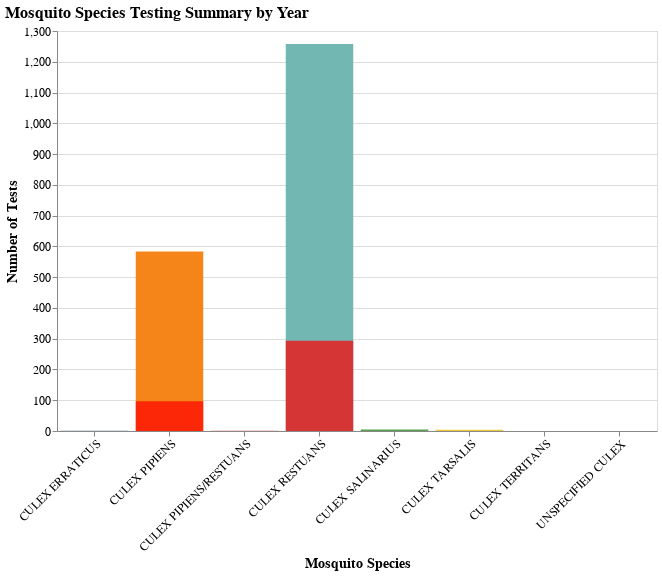

Source (notebook cell):
### Code cell
import altair as alt

# Create a dropdown for year selection
year_dropdown = alt.binding_select(
    options=[None] + labels,
    labels= ['All'] + [str(l) for l in labels],
    name='Select Year: '
)
year_selection = alt.selection_point(
    fields=['Year'],
    bind=year_dropdown,
    value=[{'Year': species_summary['Year'].max()}]  # Default to most recent year
)

# Base chart
base = alt.Chart(species_summary).add_params(
    year_selection
).transform_filter(
    year_selection
)

# Grouped bar chart: Total tests and positive tests
bar_chart = base.mark_bar().encode(
    x=alt.X('Species:N', 
            sort=species_order,
            scale=alt.Scale(domain=species_order),
            axis=alt.Axis(labelAngle=-45, title='Mosquito Species')),
    y=alt.Y('Total_Tests:Q', 
            title='Number of Tests'),
    color=alt.Color('Species:N', legend=None),
    tooltip=[
        alt.Tooltip('Species:N', title='Species'),
        alt.Tooltip('Year:Q', title='Year'),
        alt.Tooltip('Total_Tests:Q', title='Total Tests', format=','),
        alt.Tooltip('Positive_Tests:Q', title='Positive Tests', format=','),
        alt.Tooltip('Positive_Rate:Q', title='Positive Rate (%)', format='.2f'),
        alt.Tooltip('Total_Mosquitoes:Q', title='Total Mosquitoes', format=',')
    ]
).properties(
    width=600,
    height=400,
    title='Mosquito Species Testing Summary by Year'
)

# Overlay positive tests as a different mark
positive_bar = base.mark_bar(opacity=0.7).encode(
    x=alt.X('Species:N', sort=species_order, scale=alt.Scale(domain=species_order)),
    y=alt.Y('Positive_Tests:Q'),
    color=alt.value('red')
)

# Combine
species_viz = (bar_chart + positive_bar).configure_axis(
    labelFontSize=12,
    titleFontSize=14
).configure_title(
    fontSize=16,
    anchor='start'
)

# Save
species_viz.save('species_comparison.html')
print("Species visualization saved!")
species_viz.show()

### Figure 1 — Vega-Lite specification as saved in the notebook (floating-point values rounded to 4 significant figures)
{"config": {"view": {"continuousWidth": 300, "continuousHeight": 300}, "axis": {"labelFontSize": 12, "titleFontSize": 14}, "title": {"anchor": "start", "fontSize": 16}}, "layer": [{"mark": {"type": "bar"}, "encoding": {"color": {"field": "Species", "legend": null, "type": "nominal"}, "tooltip": [{"field": "Species", "title": "Species", "type": "nominal"}, {"field": "Year", "title": "Year", "type": "quantitative"}, {"field": "Total_Tests", "format": ",", "title": "Total Tests", "type": "quantitative"}, {"field": "Positive_Tests", "format": ",", "title": "Positive Tests", "type": "quantitative"}, {"field": "Positive_Rate", "format": ".2f", "title": "Positive Rate (%)", "type": "quantitative"}, {"field": "Total_Mosquitoes", "format": ",", "title": "Total Mosquitoes", "type": "quantitative"}], "x": {"axis": {"labelAngle": -45, "title": "Mosquito Species"}, "field": "Species", "scale": {"domain": ["CULEX ERRATICUS", "CULEX PIPIENS", "CULEX PIPIENS/RESTUANS", "CULEX RESTUANS", "CULEX SALINARIUS", "CULEX TARSALIS", "CULEX TERRITANS", "UNSPECIFIED CULEX"]}, "sort": ["CULEX ERRATICUS", "CULEX PIPIENS", "CULEX PIPIENS/RESTUANS", "CULEX RESTUANS", "CULEX SALINARIUS", "CULEX TARSALIS", "CULEX TERRITANS", "UNSPECIFIED CULEX"], "type": "nominal"}, "y": {"field": "Total_Tests", "title": "Number of Tests", "type": "quantitative"}}, "name": "view_bc51fe84d312180e_0", "title": "Mosquito Species Testing Summary by Year", "transform": [{"filter": {"param": "param_73e69e350e7512c8"}}]}, {"mark": {"type": "bar", "opacity": 0.7}, "encoding": {"color": {"value": "red"}, "x": {"field": "Species", "scale": {"domain": ["CULEX ERRATICUS", "CULEX PIPIENS", "CULEX PIPIENS/RESTUANS", "CULEX RESTUANS", "CULEX SALINARIUS", "CULEX TARSALIS", "CULEX TERRITANS", "UNSPECIFIED CULEX"]}, "sort": ["CULEX ERRATICUS", "CULEX PIPIENS", "CULEX PIPIENS/RESTUANS", "CULEX RESTUANS", "CULEX SALINARIUS", "CULEX TARSALIS", "CULEX TERRITANS", "UNSPECIFIED CULEX"], "type": "nominal"}, "y": {"field": "Positive_Tests", "type": "quantitative"}}, "transform": [{"filter": {"param": "param_73e69e350e7512c8"}}]}], "data": {"name": "data-91ba5713d16d56029e12647abfec4d91"}, "height": 400, "params": [{"name": "param_73e69e350e7512c8", "select": {"type": "point", "fields": ["Year"]}, "bind": {"input": "select", "options": [null, 2007, 2008, 2009, 2010, 2011, 2012, 2013, 2014, 2015, 2016, 2017, 2018, 2019, 2020, 2021, 2022, 2023, 2024, 2025], "labels": ["All", "2007", "2008", "2009", "2010", "2011", "2012", "2013", "2014", "2015", "2016", "2017", "2018", "2019", "2020", "2021", "2022", "2023", "2024", "2025"], "name": "Select Year: "}, "value": [{"Year": 2025.0}], "views": ["view_bc51fe84d312180e_0"]}], "width": 600, "$schema": "https://vega.github.io/schema/vega-lite/v6.1.0.json", "datasets": {"data-91ba5713d16d56029e12647abfec4d91": [{"Species": "CULEX ERRATICUS", "Year": 2013, "Total_Tests": 1, "Positive_Tests": 0, "Total_Mosquitoes": 7, "Positive_Rate": 0.0}, {"Species": "CULEX ERRATICUS", "Year": 2014, "Total_Tests": 7, "Positive_Tests": 0, "Total_Mosquitoes": 13, "Positive_Rate": 0.0}, {"Species": "CULEX ERRATICUS", "Year": 2015, "Total_Tests": 4, "Positive_Tests": 0, "Total_Mosquitoes": 18, "Positive_Rate": 0.0}, {"Species": "CULEX ERRATICUS", "Year": 2017, "Total_Tests": 4, "Positive_Tests": 0, "Total_Mosquitoes": 6, "Positive_Rate": 0.0}, {"Species": "CULEX ERRATICUS", "Year": 2020, "Total_Tests": 1, "Positive_Tests": 0, "Total_Mosquitoes": 2, "Positive_Rate": 0.0}, {"Species": "CULEX ERRATICUS", "Year": 2025, "Total_Tests": 1, "Positive_Tests": 0, "Total_Mosquitoes": 1, "Positive_Rate": 0.0}, {"Species": "CULEX PIPIENS", "Year": 2007, "Total_Tests": 1562, "Positive_Tests": 145, "Total_Mosquitoes": 35147, "Positive_Rate": 9.283}, {"Species": "CULEX PIPIENS", "Year": 2008, "Total_Tests": 307, "Positive_Tests": 6, "Total_Mosquitoes": 1051, "Positive_Rate": 1.954}, {"Species": "CULEX PIPIENS", "Year": 2009, "Total_Tests": 371, "Positive_Tests": 0, "Total_Mosquitoes": 867, "Positive_Rate": 0.0}, {"Species": "CULEX PIPIENS", "Year": 2010, "Total_Tests": 417, "Positive_Tests": 7, "Total_Mosquitoes": 1460, "Positive_Rate": 1.679}, {"Species": "CULEX PIPIENS", "Year": 2011, "Total_Tests": 261, "Positive_Tests": 6, "Total_Mosquitoes": 1336, "Positive_Rate": 2.299}, {"Species": "CULEX PIPIENS", "Year": 2012, "Total_Tests": 383, "Positive_Tests": 15, "Total_Mosquitoes": 1597, "Positive_Rate": 3.916}, {"Species": "CULEX PIPIENS", "Year": 2013, "Total_Tests": 464, "Positive_Tests": 87, "Total_Mosquitoes": 6597, "Positive_Rate": 18.75}, {"Species": "CULEX PIPIENS", "Year": 2014, "Total_Tests": 589, "Positive_Tests": 74, "Total_Mosquitoes": 7880, "Positive_Rate": 12.56}, {"Species": "CULEX PIPIENS", "Year": 2015, "Total_Tests": 194, "Positive_Tests": 10, "Total_Mosquitoes": 986, "Positive_Rate": 5.155}, {"Species": "CULEX PIPIENS", "Year": 2016, "Total_Tests": 175, "Positive_Tests": 32, "Total_Mosquitoes": 1623, "Positive_Rate": 18.29}, {"Species": "CULEX PIPIENS", "Year": 2017, "Total_Tests": 46, "Positive_Tests": 2, "Total_Mosquitoes": 207, "Positive_Rate": 4.348}, {"Species": "CULEX PIPIENS", "Year": 2018, "Total_Tests": 72, "Positive_Tests": 4, "Total_Mosquitoes": 355, "Positive_Rate": 5.556}, {"Species": "CULEX PIPIENS", "Year": 2019, "Total_Tests": 23, "Positive_Tests": 0, "Total_Mosquitoes": 102, "Positive_Rate": 0.0}, {"Species": "CULEX PIPIENS", "Year": 2020, "Total_Tests": 9, "Positive_Tests": 1, "Total_Mosquitoes": 61, "Positive_Rate": 11.11}, {"Species": "CULEX PIPIENS", "Year": 2021, "Total_Tests": 18, "Positive_Tests": 2, "Total_Mosquitoes": 92, "Positive_Rate": 11.11}, {"Species": "CULEX PIPIENS", "Year": 2022, "Total_Tests": 7, "Positive_Tests": 1, "Total_Mosquitoes": 40, "Positive_Rate": 14.29}, {"Species": "CULEX PIPIENS", "Year": 2023, "Total_Tests": 6, "Positive_Tests": 0, "Total_Mosquitoes": 57, "Positive_Rate": 0.0}, {"Species": "CULEX PIPIENS", "Year": 2024, "Total_Tests": 623, "Positive_Tests": 98, "Total_Mosquitoes": 8838, "Positive_Rate": 15.73}, {"Species": "CULEX PIPIENS", "Year": 2025, "Total_Tests": 583, "Positive_Tests": 97, "Total_Mosquitoes": 4674, "Positive_Rate": 16.64}, {"Species": "CULEX PIPIENS/RESTUANS", "Year": 2007, "Total_Tests": 1522, "Positive_Tests": 83, "Total_Mosquitoes": 20312, "Positive_Rate": 5.453}, {"Species": "CULEX PIPIENS/RESTUANS", "Year": 2008, "Total_Tests": 1122, "Positive_Tests": 92, "Total_Mosquitoes": 20249, "Positive_Rate": 8.2}, {"Species": "CULEX PIPIENS/RESTUANS", "Year": 2009, "Total_Tests": 1123, "Positive_Tests": 13, "Total_Mosquitoes": 15531, "Positive_Rate": 1.158}, {"Species": "CULEX PIPIENS/RESTUANS", "Year": 2010, "Total_Tests": 1038, "Positive_Tests": 53, "Total_Mosquitoes": 14151, "Positive_Rate": 5.106}, {"Species": "CULEX PIPIENS/RESTUANS", "Year": 2011, "Total_Tests": 962, "Positive_Tests": 42, "Total_Mosquitoes": 11206, "Positive_Rate": 4.366}, {"Species": "CULEX PIPIENS/RESTUANS", "Year": 2012, "Total_Tests": 1356, "Positive_Tests": 344, "Total_Mosquitoes": 28772, "Positive_Rate": 25.37}, {"Species": "CULEX PIPIENS/RESTUANS", "Year": 2013, "Total_Tests": 1114, "Positive_Tests": 124, "Total_Mosquitoes": 18966, "Positive_Rate": 11.13}, {"Species": "CULEX PIPIENS/RESTUANS", "Year": 2014, "Total_Tests": 1025, "Positive_Tests": 83, "Total_Mosquitoes": 15031, "Positive_Rate": 8.098}, {"Species": "CULEX PIPIENS/RESTUANS", "Year": 2015, "Total_Tests": 712, "Positive_Tests": 67, "Total_Mosquitoes": 7677, "Positive_Rate": 9.41}, {"Species": "CULEX PIPIENS/RESTUANS", "Year": 2016, "Total_Tests": 873, "Positive_Tests": 211, "Total_Mosquitoes": 17904, "Positive_Rate": 24.17}, {"Species": "CULEX PIPIENS/RESTUANS", "Year": 2017, "Total_Tests": 675, "Positive_Tests": 101, "Total_Mosquitoes": 7523, "Positive_Rate": 14.96}, {"Species": "CULEX PIPIENS/RESTUANS", "Year": 2018, "Total_Tests": 666, "Positive_Tests": 97, "Total_Mosquitoes": 7746, "Positive_Rate": 14.56}, {"Species": "CULEX PIPIENS/RESTUANS", "Year": 2019, "Total_Tests": 1166, "Positive_Tests": 121, "Total_Mosquitoes": 15255, "Positive_Rate": 10.38}, {"Species": "CULEX PIPIENS/RESTUANS", "Year": 2020, "Total_Tests": 1204, "Positive_Tests": 97, "Total_Mosquitoes": 18349, "Positive_Rate": 8.056}, {"Species": "CULEX PIPIENS/RESTUANS", "Year": 2021, "Total_Tests": 1306, "Positive_Tests": 183, "Total_Mosquitoes": 28028, "Positive_Rate": 14.01}, {"Species": "CULEX PIPIENS/RESTUANS", "Year": 2022, "Total_Tests": 939, "Positive_Tests": 78, "Total_Mosquitoes": 11213, "Positive_Rate": 8.307}, {"Species": "CULEX PIPIENS/RESTUANS", "Year": 2023, "Total_Tests": 1176, "Positive_Tests": 251, "Total_Mosquitoes": 22618, "Positive_Rate": 21.34}, {"Species": "CULEX PIPIENS/RESTUANS", "Year": 2024, "Total_Tests": 63, "Positive_Tests": 0, "Total_Mosquitoes": 614, "Positive_Rate": 0.0}, {"Species": "CULEX PIPIENS/RESTUANS", "Year": 2025, "Total_Tests": 1, "Positive_Tests": 0, "Total_Mosquitoes": 10, "Positive_Rate": 0.0}, {"Species": "CULEX RESTUANS", "Year": 2007, "Total_Tests": 504, "Positive_Tests": 6, "Total_Mosquitoes": 1846, "Positive_Rate": 1.19}, {"Species": "CULEX RESTUANS", "Year": 2008, "Total_Tests": 607, "Positive_Tests": 1, "Total_Mosquitoes": 2633, "Positive_Rate": 0.1647}, {"Species": "CULEX RESTUANS", "Year": 2009, "Total_Tests": 716, "Positive_Tests": 6, "Total_Mosquitoes": 4657, "Positive_Rate": 0.838}, {"Species": "CULEX RESTUANS", "Year": 2010, "Total_Tests": 686, "Positive_Tests": 13, "Total_Mosquitoes": 5607, "Positive_Rate": 1.895}, {"Species": "CULEX RESTUANS", "Year": 2011, "Total_Tests": 717, "Positive_Tests": 9, "Total_Mosquitoes": 6068, "Positive_Rate": 1.255}, {"Species": "CULEX RESTUANS", "Year": 2012, "Total_Tests": 670, "Positive_Tests": 77, "Total_Mosquitoes": 5551, "Positive_Rate": 11.49}, {"Species": "CULEX RESTUANS", "Year": 2013, "Total_Tests": 802, "Positive_Tests": 28, "Total_Mosquitoes": 10859, "Positive_Rate": 3.491}, {"Species": "CULEX RESTUANS", "Year": 2014, "Total_Tests": 986, "Positive_Tests": 54, "Total_Mosquitoes": 14534, "Positive_Rate": 5.477}, {"Species": "CULEX RESTUANS", "Year": 2015, "Total_Tests": 793, "Positive_Tests": 36, "Total_Mosquitoes": 8225, "Positive_Rate": 4.54}, {"Species": "CULEX RESTUANS", "Year": 2016, "Total_Tests": 927, "Positive_Tests": 220, "Total_Mosquitoes": 17112, "Positive_Rate": 23.73}, {"Species": "CULEX RESTUANS", "Year": 2017, "Total_Tests": 767, "Positive_Tests": 73, "Total_Mosquitoes": 6354, "Positive_Rate": 9.518}, {"Species": "CULEX RESTUANS", "Year": 2018, "Total_Tests": 894, "Positive_Tests": 111, "Total_Mosquitoes": 9702, "Positive_Rate": 12.42}, {"Species": "CULEX RESTUANS", "Year": 2019, "Total_Tests": 989, "Positive_Tests": 28, "Total_Mosquitoes": 9202, "Positive_Rate": 2.831}, {"Species": "CULEX RESTUANS", "Year": 2020, "Total_Tests": 514, "Positive_Tests": 4, "Total_Mosquitoes": 2354, "Positive_Rate": 0.7782}, {"Species": "CULEX RESTUANS", "Year": 2021, "Total_Tests": 211, "Positive_Tests": 3, "Total_Mosquitoes": 736, "Positive_Rate": 1.422}, {"Species": "CULEX RESTUANS", "Year": 2022, "Total_Tests": 70, "Positive_Tests": 1, "Total_Mosquitoes": 136, "Positive_Rate": 1.429}, {"Species": "CULEX RESTUANS", "Year": 2023, "Total_Tests": 46, "Positive_Tests": 2, "Total_Mosquitoes": 138, "Positive_Rate": 4.348}, {"Species": "CULEX RESTUANS", "Year": 2024, "Total_Tests": 549, "Positive_Tests": 109, "Total_Mosquitoes": 10019, "Positive_Rate": 19.85}, {"Species": "CULEX RESTUANS", "Year": 2025, "Total_Tests": 1258, "Positive_Tests": 293, "Total_Mosquitoes": 21421, "Positive_Rate": 23.29}, {"Species": "CULEX SALINARIUS", "Year": 2007, "Total_Tests": 41, "Positive_Tests": 0, "Total_Mosquitoes": 61, "Positive_Rate": 0.0}, {"Species": "CULEX SALINARIUS", "Year": 2008, "Total_Tests": 12, "Positive_Tests": 0, "Total_Mosquitoes": 19, "Positive_Rate": 0.0}, {"Species": "CULEX SALINARIUS", "Year": 2009, "Total_Tests": 18, "Positive_Tests": 0, "Total_Mosquitoes": 26, "Positive_Rate": 0.0}, {"Species": "CULEX SALINARIUS", "Year": 2010, "Total_Tests": 62, "Positive_Tests": 3, "Total_Mosquitoes": 135, "Positive_Rate": 4.839}, {"Species": "CULEX SALINARIUS", "Year": 2011, "Total_Tests": 24, "Positive_Tests": 0, "Total_Mosquitoes": 54, "Positive_Rate": 0.0}, {"Species": "CULEX SALINARIUS", "Year": 2012, "Total_Tests": 20, "Positive_Tests": 0, "Total_Mosquitoes": 24, "Positive_Rate": 0.0}, {"Species": "CULEX SALINARIUS", "Year": 2013, "Total_Tests": 3, "Positive_Tests": 0, "Total_Mosquitoes": 4, "Positive_Rate": 0.0}, {"Species": "CULEX SALINARIUS", "Year": 2014, "Total_Tests": 9, "Positive_Tests": 0, "Total_Mosquitoes": 10, "Positive_Rate": 0.0}, {"Species": "CULEX SALINARIUS", "Year": 2015, "Total_Tests": 6, "Positive_Tests": 0, "Total_Mosquitoes": 35, "Positive_Rate": 0.0}, {"Species": "CULEX SALINARIUS", "Year": 2016, "Total_Tests": 5, "Positive_Tests": 0, "Total_Mosquitoes": 6, "Positive_Rate": 0.0}, {"Species": "CULEX SALINARIUS", "Year": 2017, "Total_Tests": 2, "Positive_Tests": 0, "Total_Mosquitoes": 4, "Positive_Rate": 0.0}, {"Species": "CULEX SALINARIUS", "Year": 2018, "Total_Tests": 9, "Positive_Tests": 0, "Total_Mosquitoes": 57, "Positive_Rate": 0.0}, {"Species": "CULEX SALINARIUS", "Year": 2019, "Total_Tests": 7, "Positive_Tests": 0, "Total_Mosquitoes": 7, "Positive_Rate": 0.0}, {"Species": "CULEX SALINARIUS", "Year": 2020, "Total_Tests": 1, "Positive_Tests": 0, "Total_Mosquitoes": 2, "Positive_Rate": 0.0}, {"Species": "CULEX SALINARIUS", "Year": 2021, "Total_Tests": 18, "Positive_Tests": 0, "Total_Mosquitoes": 45, "Positive_Rate": 0.0}, {"Species": "CULEX SALINARIUS", "Year": 2022, "Total_Tests": 3, "Positive_Tests": 0, "Total_Mosquitoes": 3, "Positive_Rate": 0.0}, {"Species": "CULEX SALINARIUS", "Year": 2025, "Total_Tests": 5, "Positive_Tests": 0, "Total_Mosquitoes": 5, "Positive_Rate": 0.0}, {"Species": "CULEX TARSALIS", "Year": 2008, "Total_Tests": 4, "Positive_Tests": 0, "Total_Mosquitoes": 21, "Positive_Rate": 0.0}, {"Species": "CULEX TARSALIS", "Year": 2009, "Total_Tests": 2, "Positive_Tests": 0, "Total_Mosquitoes": 2, "Positive_Rate": 0.0}, {"Species": "CULEX TARSALIS", "Year": 2010, "Total_Tests": 15, "Positive_Tests": 0, "Total_Mosquitoes": 30, "Positive_Rate": 0.0}, {"Species": "CULEX TARSALIS", "Year": 2011, "Total_Tests": 4, "Positive_Tests": 0, "Total_Mosquitoes": 5, "Positive_Rate": 0.0}, {"Species": "CULEX TARSALIS", "Year": 2012, "Total_Tests": 2, "Positive_Tests": 0, "Total_Mosquitoes": 2, "Positive_Rate": 0.0}, {"Species": "CULEX TARSALIS", "Year": 2014, "Total_Tests": 6, "Positive_Tests": 0, "Total_Mosquitoes": 9, "Positive_Rate": 0.0}, {"Species": "CULEX TARSALIS", "Year": 2016, "Total_Tests": 2, "Positive_Tests": 0, "Total_Mosquitoes": 2, "Positive_Rate": 0.0}, {"Species": "CULEX TARSALIS", "Year": 2017, "Total_Tests": 5, "Positive_Tests": 0, "Total_Mosquitoes": 6, "Positive_Rate": 0.0}, {"Species": "CULEX TARSALIS", "Year": 2019, "Total_Tests": 8, "Positive_Tests": 0, "Total_Mosquitoes": 8, "Positive_Rate": 0.0}, {"Species": "CULEX TARSALIS", "Year": 2020, "Total_Tests": 3, "Positive_Tests": 0, "Total_Mosquitoes": 3, "Positive_Rate": 0.0}, {"Species": "CULEX TARSALIS", "Year": 2021, "Total_Tests": 7, "Positive_Tests": 0, "Total_Mosquitoes": 7, "Positive_Rate": 0.0}, {"Species": "CULEX TARSALIS", "Year": 2022, "Total_Tests": 1, "Positive_Tests": 0, "Total_Mosquitoes": 1, "Positive_Rate": 0.0}, {"Species": "CULEX TARSALIS", "Year": 2023, "Total_Tests": 1, "Positive_Tests": 0, "Total_Mosquitoes": 1, "Positive_Rate": 0.0}, {"Species": "CULEX TARSALIS", "Year": 2025, "Total_Tests": 4, "Positive_Tests": 0, "Total_Mosquitoes": 8, "Positive_Rate": 0.0}, {"Species": "CULEX TERRITANS", "Year": 2007, "Total_Tests": 107, "Positive_Tests": 0, "Total_Mosquitoes": 342, "Positive_Rate": 0.0}, {"Species": "CULEX TERRITANS", "Year": 2008, "Total_Tests": 44, "Positive_Tests": 0, "Total_Mosquitoes": 61, "Positive_Rate": 0.0}, {"Species": "CULEX TERRITANS", "Year": 2009, "Total_Tests": 19, "Positive_Tests": 0, "Total_Mosquitoes": 25, "Positive_Rate": 0.0}, {"Species": "CULEX TERRITANS", "Year": 2010, "Total_Tests": 167, "Positive_Tests": 0, "Total_Mosquitoes": 492, "Positive_Rate": 0.0}, {"Species": "CULEX TERRITANS", "Year": 2011, "Total_Tests": 86, "Positive_Tests": 0, "Total_Mosquitoes": 130, "Positive_Rate": 0.0}, {"Species": "CULEX TERRITANS", "Year": 2012, "Total_Tests": 30, "Positive_Tests": 1, "Total_Mosquitoes": 37, "Positive_Rate": 3.333}, {"Species": "CULEX TERRITANS", "Year": 2013, "Total_Tests": 8, "Positive_Tests": 0, "Total_Mosquitoes": 11, "Positive_Rate": 0.0}, {"Species": "CULEX TERRITANS", "Year": 2014, "Total_Tests": 108, "Positive_Tests": 0, "Total_Mosquitoes": 181, "Positive_Rate": 0.0}, {"Species": "CULEX TERRITANS", "Year": 2015, "Total_Tests": 42, "Positive_Tests": 0, "Total_Mosquitoes": 56, "Positive_Rate": 0.0}, {"Species": "CULEX TERRITANS", "Year": 2016, "Total_Tests": 47, "Positive_Tests": 0, "Total_Mosquitoes": 64, "Positive_Rate": 0.0}, {"Species": "CULEX TERRITANS", "Year": 2017, "Total_Tests": 78, "Positive_Tests": 1, "Total_Mosquitoes": 136, "Positive_Rate": 1.282}, {"Species": "CULEX TERRITANS", "Year": 2018, "Total_Tests": 74, "Positive_Tests": 0, "Total_Mosquitoes": 120, "Positive_Rate": 0.0}, {"Species": "CULEX TERRITANS", "Year": 2019, "Total_Tests": 100, "Positive_Tests": 2, "Total_Mosquitoes": 147, "Positive_Rate": 2.0}, {"Species": "CULEX TERRITANS", "Year": 2020, "Total_Tests": 43, "Positive_Tests": 0, "Total_Mosquitoes": 69, "Positive_Rate": 0.0}, {"Species": "CULEX TERRITANS", "Year": 2021, "Total_Tests": 52, "Positive_Tests": 0, "Total_Mosquitoes": 100, "Positive_Rate": 0.0}, {"Species": "CULEX TERRITANS", "Year": 2023, "Total_Tests": 1, "Positive_Tests": 0, "Total_Mosquitoes": 2, "Positive_Rate": 0.0}, {"Species": "UNSPECIFIED CULEX", "Year": 2010, "Total_Tests": 4, "Positive_Tests": 0, "Total_Mosquitoes": 10, "Positive_Rate": 0.0}, {"Species": "UNSPECIFIED CULEX", "Year": 2012, "Total_Tests": 17, "Positive_Tests": 0, "Total_Mosquitoes": 38, "Positive_Rate": 0.0}, {"Species": "UNSPECIFIED CULEX", "Year": 2021, "Total_Tests": 2, "Positive_Tests": 0, "Total_Mosquitoes": 4, "Positive_Rate": 0.0}]}}
